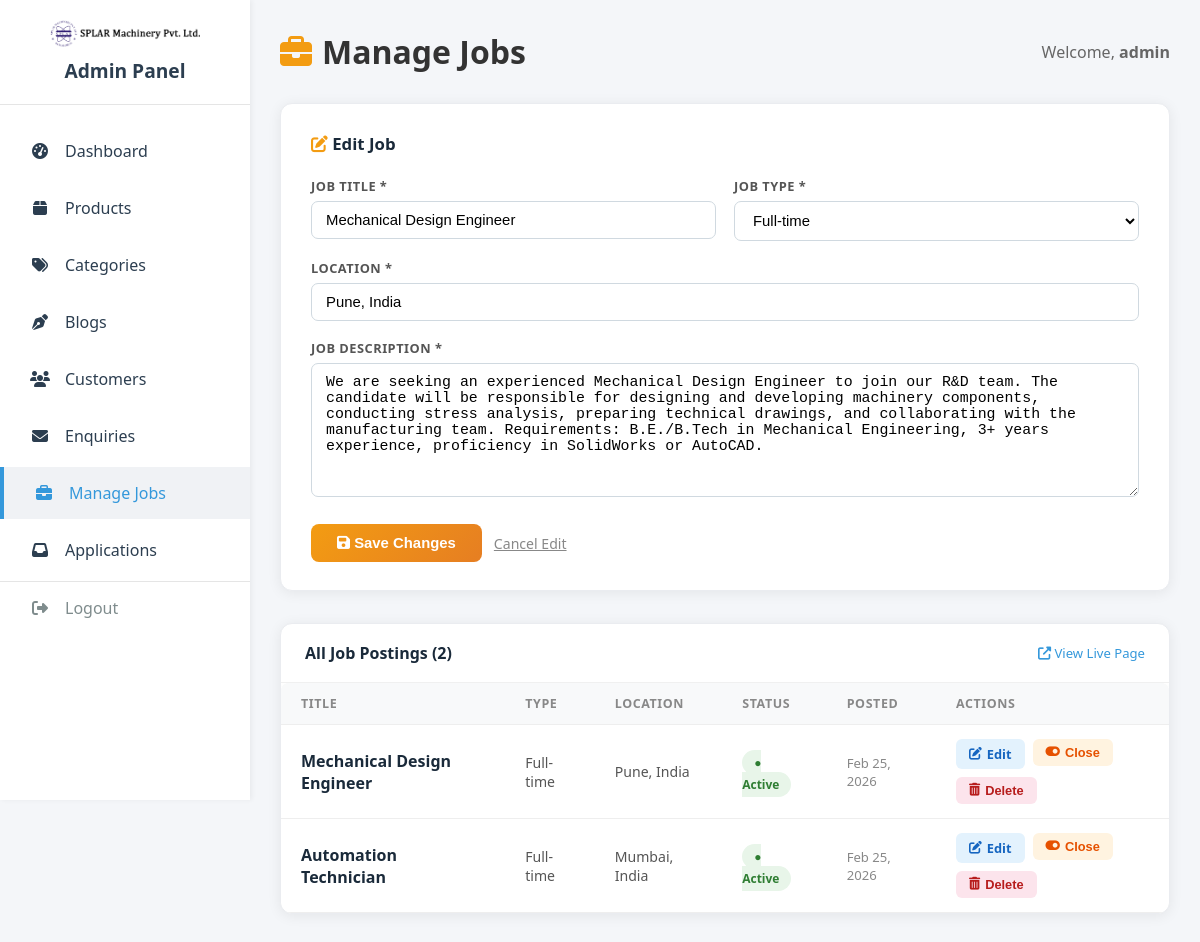
/admin/manage_jobs.php?edit=1 (signed in), run on the app's committed database.
### tables this page shows
CREATE TABLE IF NOT EXISTS `jobs` (
  `id`          INT AUTO_INCREMENT PRIMARY KEY,
  `title`       VARCHAR(255) NOT NULL,
  `type`        ENUM('Full-time','Part-time','Contract','Internship') DEFAULT 'Full-time',
  `location`    VARCHAR(255) NOT NULL,
  `description` TEXT NOT NULL,
  `status`      ENUM('Active','Closed') DEFAULT 'Active',
  `posted_at`   TIMESTAMP DEFAULT CURRENT_TIMESTAMP
);

### admin/manage_jobs.php (the view, shortened to what this page needs)
<?php
require_once '../includes/db.php';
$edit_job   = null;
if (isset($_GET['edit'])) {
    $edit_id = (int) $_GET['edit'];
    try {
        $stmt    = $pdo->prepare("SELECT * FROM jobs WHERE id=?");
        $stmt->execute([$edit_id]);
        $edit_job = $stmt->fetch();
    } catch (PDOException $e) {
        $edit_job = null;
    }
}
try {
    $stmt = $pdo->query("SELECT * FROM jobs ORDER BY posted_at DESC");
    $jobs = $stmt->fetchAll();
} catch (PDOException $e) {
    $jobs = [];
}
?>
<?php include 'includes/header.php'; ?>
<body>
<?php include 'includes/sidebar.php'; ?>
<div class="main-content">
    <header class="dashboard-header">
        <h1><i class="fas fa-briefcase" style="color:#f39c12;margin-right:10px;"></i>Manage Jobs</h1>
        <div class="user-info">Welcome, <strong><?= htmlspecialchars($_SESSION['admin_username'] ?? 'Admin') ?></strong></div>
    </header>
    <div class="form-card" style="background:#fff;border-radius:12px;padding:28px 30px;box-shadow:0 2px 14px rgba(0,0,0,0.07);margin-bottom:32px;border:1px solid #eaecf0;">
        <h3 style="margin:0 0 22px;color:#1a2a3a;font-size:1.05rem;">
            <?= $edit_job ? '<i class="fas fa-edit" style="color:#f39c12"></i> Edit Job' : '<i class="fas fa-plus-circle" style="color:#f39c12"></i> Post a New Job' ?>
        </h3>
        <form method="POST">
            <div style="display:grid;grid-template-columns:1fr 1fr;gap:18px;margin-bottom:18px;">
                <div>
                    <label style="display:block;font-size:0.8rem;font-weight:600;color:#555;text-transform:uppercase;letter-spacing:.5px;margin-bottom:6px;">Job Title *</label>
                    <input type="text" name="title" placeholder="e.g. Mechanical Engineer" style="width:100%;padding:10px 14px;border:1px solid #d0d9e0;border-radius:7px;font-size:0.93rem;box-sizing:border-box;" required value="<?= htmlspecialchars($edit_job['title'] ?? '') ?>">
                </div>
                <div>
                    <label style="display:block;font-size:0.8rem;font-weight:600;color:#555;text-transform:uppercase;letter-spacing:.5px;margin-bottom:6px;">Job Type *</label>
                    <select name="type" style="width:100%;padding:10px 14px;border:1px solid #d0d9e0;border-radius:7px;font-size:0.93rem;background:#fff;box-sizing:border-box;">
                        <?php foreach (['Full-time','Part-time','Contract','Internship'] as $t): ?>
                            <option value="<?= $t ?>" <?= ($edit_job['type'] ?? 'Full-time') === $t ? 'selected' : '' ?>><?= $t ?></option>
                        <?php endforeach; ?>
                    </select>
                </div>
            </div>
            <div style="margin-bottom:18px;">
                <label style="display:block;font-size:0.8rem;font-weight:600;color:#555;text-transform:uppercase;letter-spacing:.5px;margin-bottom:6px;">Location *</label>
                <input type="text" name="location" placeholder="e.g. Pune, India" style="width:100%;padding:10px 14px;border:1px solid #d0d9e0;border-radius:7px;font-size:0.93rem;box-sizing:border-box;" required value="<?= htmlspecialchars($edit_job['location'] ?? '') ?>">
            </div>
            <div style="margin-bottom:22px;">
                <label style="display:block;font-size:0.8rem;font-weight:600;color:#555;text-transform:uppercase;letter-spacing:.5px;margin-bottom:6px;">Job Description *</label>
                <textarea name="description" rows="7" placeholder="Describe the role, responsibilities, and requirements..." style="width:100%;padding:10px 14px;border:1px solid #d0d9e0;border-radius:7px;font-size:0.93rem;resize:vertical;box-sizing:border-box;" required><?= htmlspecialchars($edit_job['description'] ?? '') ?></textarea>
            </div>
            <div style="display:flex;gap:12px;align-items:center;">
                <button type="submit" style="background:linear-gradient(135deg,#f39c12,#e67e22);color:#fff;border:none;padding:11px 26px;border-radius:8px;font-size:0.93rem;font-weight:700;cursor:pointer;">
                    <i class="fas <?= $edit_job ? 'fa-save' : 'fa-plus' ?>"></i>
                    <?= $edit_job ? ' Save Changes' : ' Post Job' ?>
                </button>
                <?php if ($edit_job): ?>
                    <a href="manage_jobs.php" style="color:#888;text-decoration:underline;font-size:0.88rem;">Cancel Edit</a>
                <?php endif; ?>
            </div>
        </form>
    </div>
    <div style="background:#fff;border-radius:12px;box-shadow:0 2px 14px rgba(0,0,0,0.07);border:1px solid #eaecf0;overflow:hidden;">
        <div style="padding:18px 24px;border-bottom:1px solid #f0f0f0;display:flex;align-items:center;justify-content:space-between;">
            <h3 style="margin:0;color:#1a2a3a;font-size:1rem;">All Job Postings (<?= count($jobs) ?>)</h3>
            <a href="../careers.php" target="_blank" style="font-size:0.82rem;color:#3498db;text-decoration:none;"><i class="fas fa-external-link-alt"></i> View Live Page</a>
        </div>
        <?php if (empty($jobs)): ?>
            <p style="padding:40px;text-align:center;color:#aaa;">No jobs posted yet. Use the form above to add one.</p>
        <?php else: ?>
        <div style="overflow-x:auto;">
        <table style="width:100%;border-collapse:collapse;">
            <thead style="background:#f8fafc;">
                <tr>
                    <th style="padding:12px 20px;text-align:left;font-size:0.78rem;text-transform:uppercase;letter-spacing:.6px;color:#888;font-weight:700;">Title</th>
                    <th style="padding:12px 20px;text-align:left;font-size:0.78rem;text-transform:uppercase;letter-spacing:.6px;color:#888;font-weight:700;">Type</th>
                    <th style="padding:12px 20px;text-align:left;font-size:0.78rem;text-transform:uppercase;letter-spacing:.6px;color:#888;font-weight:700;">Location</th>
                    <th style="padding:12px 20px;text-align:left;font-size:0.78rem;text-transform:uppercase;letter-spacing:.6px;color:#888;font-weight:700;">Status</th>
                    <th style="padding:12px 20px;text-align:left;font-size:0.78rem;text-transform:uppercase;letter-spacing:.6px;color:#888;font-weight:700;">Posted</th>
                    <th style="padding:12px 20px;text-align:left;font-size:0.78rem;text-transform:uppercase;letter-spacing:.6px;color:#888;font-weight:700;">Actions</th>
                </tr>
            </thead>
            <tbody>
            <?php foreach ($jobs as $job): ?>
                <tr style="border-top:1px solid #f0f4f8;transition:background 0.15s;" onmouseover="this.style.background='#fafcff'" onmouseout="this.style.background=''">
                    <td style="padding:14px 20px;font-weight:600;color:#1a2a3a;"><?= htmlspecialchars($job['title']) ?></td>
                    <td style="padding:14px 20px;font-size:0.88rem;color:#555;"><?= htmlspecialchars($job['type']) ?></td>
                    <td style="padding:14px 20px;font-size:0.88rem;color:#555;"><?= htmlspecialchars($job['location']) ?></td>
                    <td style="padding:14px 20px;">
                        <?php if ($job['status'] === 'Active'): ?>
                            <span style="background:#e8f5e9;color:#2e7d32;padding:4px 12px;border-radius:50px;font-size:0.75rem;font-weight:700;">● Active</span>
                        <?php else: ?>
                            <span style="background:#fce4ec;color:#b71c1c;padding:4px 12px;border-radius:50px;font-size:0.75rem;font-weight:700;">● Closed</span>
                        <?php endif; ?>
                    </td>
                    <td style="padding:14px 20px;font-size:0.82rem;color:#888;"><?= date('M j, Y', strtotime($job['posted_at'])) ?></td>
                    <td style="padding:14px 20px;">
                        <div style="display:flex;gap:8px;flex-wrap:wrap;">
                            <a href="manage_jobs.php?edit=<?= $job['id'] ?>" style="display:inline-flex;align-items:center;gap:5px;background:#e3f2fd;color:#1565c0;padding:6px 13px;border-radius:6px;font-size:0.8rem;font-weight:600;text-decoration:none;">
                                <i class="fas fa-edit"></i> Edit
                            </a>
                            <form method="POST" style="display:inline;">
                                <button type="submit" style="display:inline-flex;align-items:center;gap:5px;background:<?= $job['status']==='Active' ? '#fff3e0' : '#f3e5f5' ?>;color:<?= $job['status']==='Active' ? '#e65100' : '#6a1b9a' ?>;padding:6px 13px;border-radius:6px;font-size:0.8rem;font-weight:600;border:none;cursor:pointer;">
                                    <i class="fas fa-toggle-<?= $job['status']==='Active' ? 'on' : 'off' ?>"></i>
                                    <?= $job['status']==='Active' ? 'Close' : 'Reopen' ?>
                                </button>
                            </form>
                            <form method="POST" style="display:inline;" onsubmit="return confirm('Delete this job? All applications will also be removed.');">
                                <button type="submit" style="display:inline-flex;align-items:center;gap:5px;background:#fce4ec;color:#b71c1c;padding:6px 13px;border-radius:6px;font-size:0.8rem;font-weight:600;border:none;cursor:pointer;">
                                    <i class="fas fa-trash-alt"></i> Delete
                                </button>
                            </form>
                        </div>
                    </td>
                </tr>
            <?php endforeach; ?>
            </tbody>
        </table>
        </div>
        <?php endif; ?>
    </div>
</div>
<?php include 'includes/footer.php'; ?>

### assets/css/admin.css (style rules this page uses)
:root { --sidebar-bg: #ffffff; --sidebar-color: #2c3e50; --active-link: #f0f2f5; --light-bg: #f4f6f9; --card-shadow: 0 4px 6px rgba(0, 0, 0, 0.1); --primary-color: #3498db; --success-color: #2ecc71; --danger-color: #e74c3c; --text-color: #333; }
* { box-sizing: border-box; margin: 0; padding: 0; }
body { font-family: 'Segoe UI', Tahoma, Geneva, Verdana, sans-serif; background-color: var(--light-bg); display: flex; min-height: 100vh; }
.main-content { margin-left: 250px; width: calc(100% - 250px); padding: 30px; }
.dashboard-header, .page-header { display: flex; justify-content: space-between; align-items: center; margin-bottom: 30px; }
.dashboard-header h1, .page-header h1 { color: var(--text-color); }
.user-info { color: #666; }
table { width: 100%; border-collapse: collapse; background: white; box-shadow: var(--card-shadow); border-radius: 8px; overflow: hidden; }
th, td { text-align: left; padding: 12px 15px; border-bottom: 1px solid #eee; }
th { background-color: #f8f9fa; color: #666; font-weight: 600; }

### data on the page
jobs: title "Mechanical Design Engineer", type "Full-time", location "Pune, India", description "We are seeking an experienced Mechanical Design Engineer to join our R&D team. The candidate will be responsible for designing and developing machinery components, conducting stress analysis, preparing technical drawings, and collaborating with the manufacturing team. Requirements: B.E./B.Tech in Mechanical Engineering, 3+ years experience, proficiency in SolidWorks or AutoCAD.", status "● Active", posted_at "Feb 25, 2026"
jobs: title "Automation Technician", type "Full-time", location "Mumbai, India", status "● Active", posted_at "Feb 25, 2026"

### other printed values
$_SESSION['admin_username'] "admin"
count($jobs) "2"
